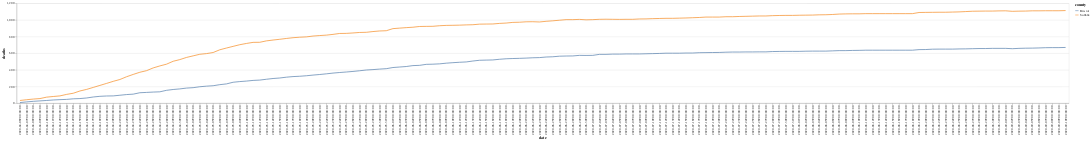

The cell this chart's notebook holds for it:
### Code cell
alt.Chart(df_filtered).mark_line().encode(
    x='date:O',
    y='deaths:Q',
    color='county',
    tooltip=['deaths']
).transform_filter(
    datum.date >'2020-04-06'
).interactive()

### Figure 1 — Vega-Lite specification as saved in the notebook (floating-point values rounded to 4 significant figures; data arrays with more than 128 entries replaced by an {"elided": "..."} marker saying what was removed)
{"config": {"view": {"continuousWidth": 400, "continuousHeight": 300}}, "data": {"name": "data-76c5b8a05186b494bd136f78a16ae898"}, "mark": "line", "encoding": {"color": {"type": "nominal", "field": "county"}, "tooltip": [{"type": "quantitative", "field": "deaths"}], "x": {"type": "ordinal", "field": "date"}, "y": {"type": "quantitative", "field": "deaths"}}, "selection": {"selector007": {"type": "interval", "bind": "scales", "encodings": ["x", "y"]}}, "transform": [{"filter": "(datum.date > '2020-04-06')"}], "$schema": "https://vega.github.io/schema/vega-lite/v4.8.1.json", "datasets": {"data-76c5b8a05186b494bd136f78a16ae898": {"elided": "404 records"}}}
